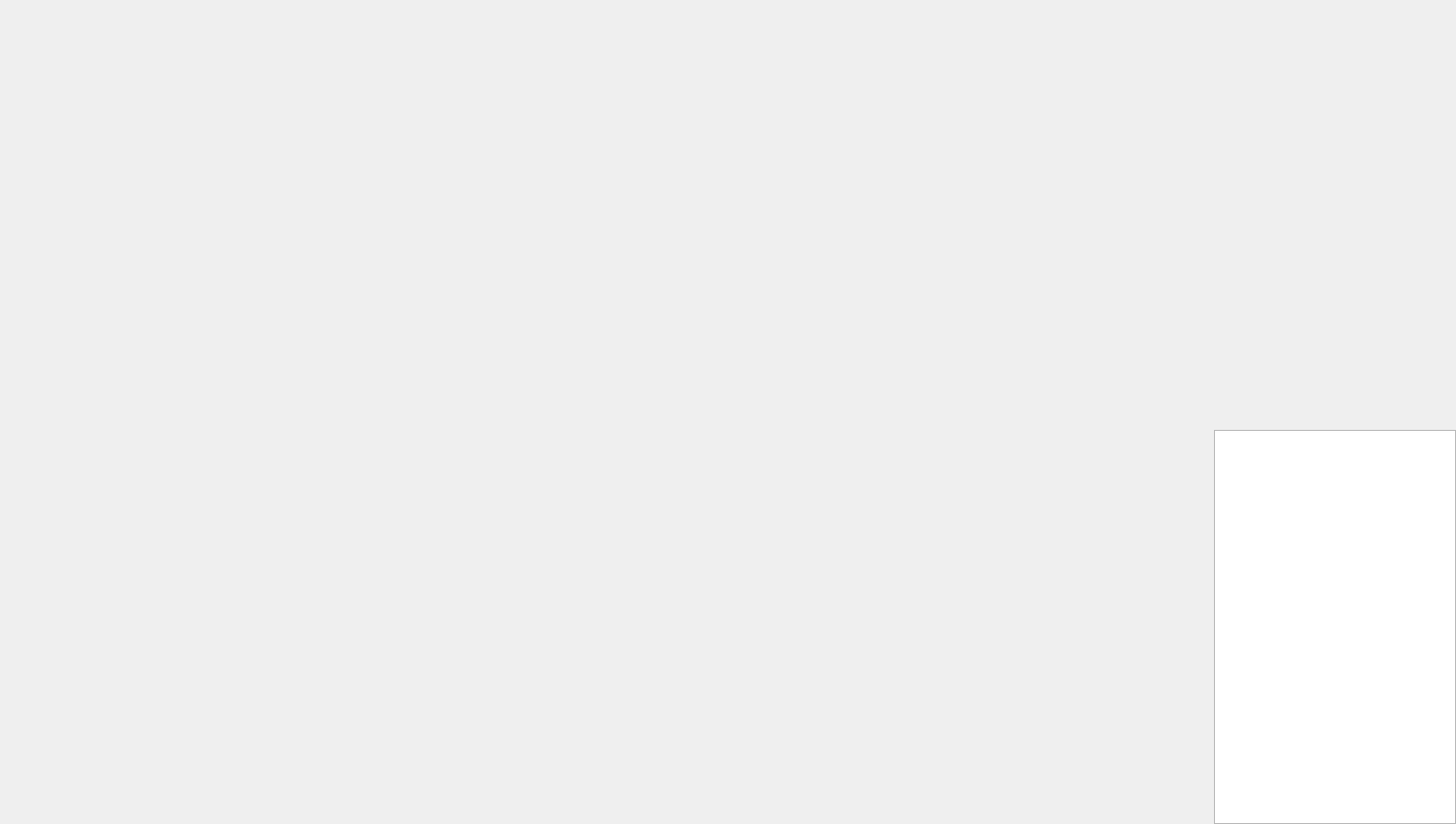
<?xml version="1.0" encoding="UTF-8"?>
<ui version="4.0">
 <class>ViewRecord</class>
 <widget class="QWidget" name="ViewRecord">
  <property name="geometry">
   <rect>
    <x>0</x>
    <y>0</y>
    <width>1504</width>
    <height>851</height>
   </rect>
  </property>
  <property name="windowTitle">
   <string>Energy Calibration</string>
  </property>
  <property name="windowIcon">
   <iconset>
    <normaloff>:/new/icons/qpx.xpm</normaloff>:/new/icons/qpx.xpm</iconset>
  </property>
  <layout class="QGridLayout" name="gridLayout">
   <property name="leftMargin">
    <number>0</number>
   </property>
   <property name="topMargin">
    <number>0</number>
   </property>
   <property name="rightMargin">
    <number>0</number>
   </property>
   <property name="bottomMargin">
    <number>0</number>
   </property>
   <property name="verticalSpacing">
    <number>6</number>
   </property>
   <item row="3" column="0">
    <layout class="QHBoxLayout" name="horizontalLayout">
     <property name="spacing">
      <number>6</number>
     </property>
     <property name="sizeConstraint">
      <enum>QLayout::SetMaximumSize</enum>
     </property>
     <item>
      <widget class="WidgetPlotMulti1D" name="plotProjection" native="true">
       <property name="sizePolicy">
        <sizepolicy hsizetype="Preferred" vsizetype="Expanding">
         <horstretch>0</horstretch>
         <verstretch>0</verstretch>
        </sizepolicy>
       </property>
       <property name="maximumSize">
        <size>
         <width>16777215</width>
         <height>450</height>
        </size>
       </property>
      </widget>
     </item>
     <item>
      <widget class="QTableWidget" name="tableValues">
       <property name="sizePolicy">
        <sizepolicy hsizetype="Maximum" vsizetype="Expanding">
         <horstretch>0</horstretch>
         <verstretch>0</verstretch>
        </sizepolicy>
       </property>
       <property name="maximumSize">
        <size>
         <width>250</width>
         <height>450</height>
        </size>
       </property>
      </widget>
     </item>
    </layout>
   </item>
   <item row="1" column="0">
    <widget class="WidgetPlot2D" name="plotRecord" native="true">
     <property name="sizePolicy">
      <sizepolicy hsizetype="Preferred" vsizetype="MinimumExpanding">
       <horstretch>0</horstretch>
       <verstretch>0</verstretch>
      </sizepolicy>
     </property>
    </widget>
   </item>
   <item row="0" column="0">
    <widget class="QLabel" name="labelTitle">
     <property name="font">
      <font>
       <pointsize>16</pointsize>
      </font>
     </property>
     <property name="text">
      <string/>
     </property>
     <property name="alignment">
      <set>Qt::AlignCenter</set>
     </property>
    </widget>
   </item>
  </layout>
 </widget>
 <customwidgets>
  <customwidget>
   <class>WidgetPlot2D</class>
   <extends>QWidget</extends>
   <header>widget_plot2d.h</header>
   <container>1</container>
  </customwidget>
  <customwidget>
   <class>WidgetPlotMulti1D</class>
   <extends>QWidget</extends>
   <header>widget_plot_multi1d.h</header>
   <container>1</container>
  </customwidget>
 </customwidgets>
 <resources/>
 <connections/>
</ui>
